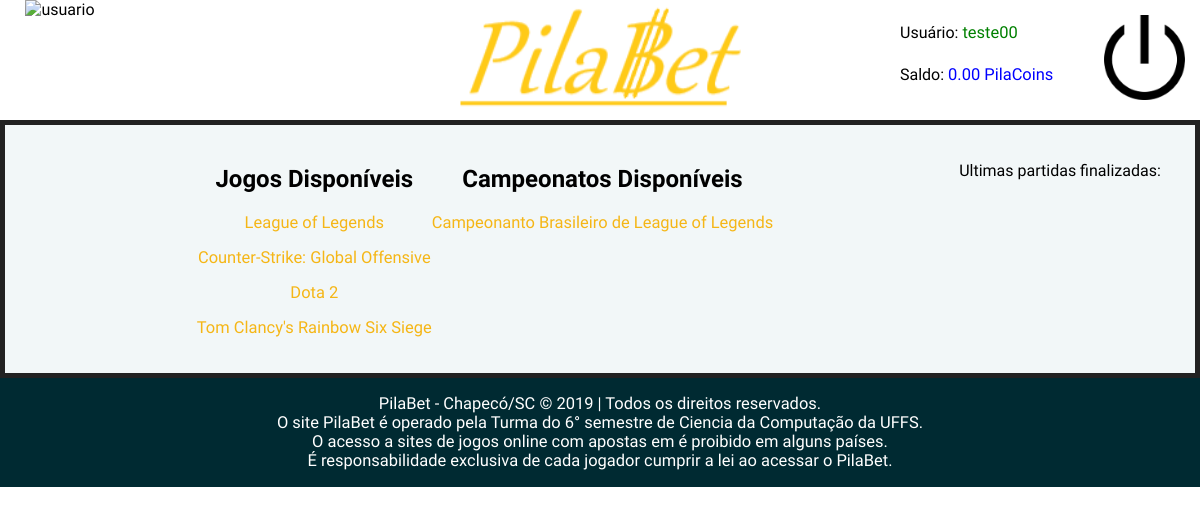
/index.php?idGame=1 (signed in), run on the app's committed database.
### tables this page shows
CREATE TABLE games (
    id_game INTEGER auto_increment,
    nome varchar(100) not null,
	constraint games primary key(id_game)
);

CREATE TABLE campeonatos (
    id_camp INTEGER auto_increment,
    tipo_camp INTEGER not null,
    nome varchar(100) not null,
    sigla varchar(6) not null,
    horario_inicio date not null,
    horario_termino date not null,
    id_game INTEGER not null,
	constraint campeonatos primary key(id_camp),
    constraint fk_campeonatos_games foreign key (id_game) references games(id_game)
);

### includes/lista_esports.php (the view, shortened to what this page needs)
<?php
include "conexao.php";
?>
<section class = "lista_esports">
	<div class="jogos_disponiveis">
		<h2>Jogos Disponíveis</h2>
		<div class="lista_jogo">
		<?php
		$statement = $conexao->prepare("select id_game, nome from games");
		$statement->execute();
		$assoc = $statement->get_result();
		while ($res = $assoc->fetch_assoc()){
			echo '<p><a href="index.php?idGame='.$res['id_game'].'" > '.$res['nome'].' </a> </p>';
		}
		?>
		</div>
	</div>
</section>

### includes/lista_camp.php (shortened to what this page needs)
<?php
include "conexao.php";
if(isset($_GET['idGame'])){
    $idGame = $_GET['idGame'];
    ?>
    <section class="lista_camp">
    <div class="campeonatos_disponiveis">
        <h2>Campeonatos Disponíveis</h2>
        <div class="lista_campeonatos">
        <?php
        $statement = $conexao->prepare("SELECT DISTINCT a.id_camp, a.nome, a.sigla from campeonatos as a join games where a.id_game = $idGame;");
        $statement->execute();
        $assoc = $statement->get_result();
        while ($res = $assoc->fetch_assoc()){
            echo '<p><a href="index.php?idGame='.$idGame.'&idCamp='.$res['id_camp'].'" > '.$res['nome'].' </a> </p>';
        }
        ?>
        </div>
    </div>
</section>
<?php
}else{
}
?>

### css/header.css (style rules this page uses)
* { box-sizing: border-box; font-family: 'Scada', sans-serif; }
a { text-decoration: none; color: #f5b616; font-size: 1.03em; }
body { padding: 0; margin: 0; }

### data on the page
games: nome "League of Legends"
games: nome "Counter-Strike: Global Offensive"
games: nome "Dota 2"
games: nome "Tom Clancy's Rainbow Six Siege"
campeonatos: nome "Campeonanto Brasileiro de League of Legends"

### other printed values
$_SESSION["nome"] "teste00"
$_SESSION["saldo"] "0.00"
